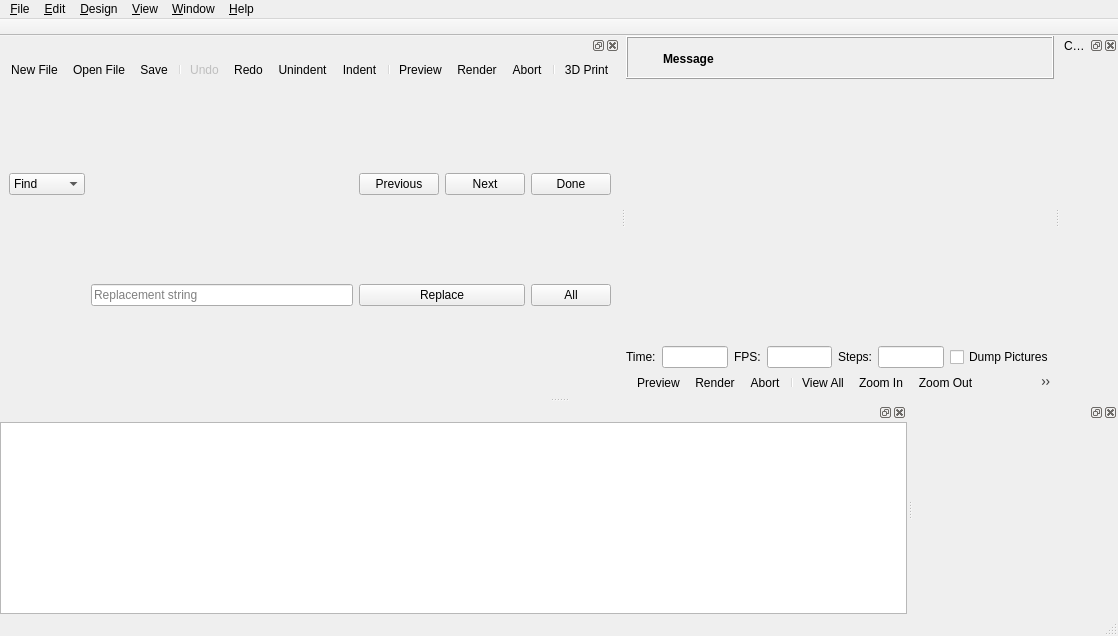
<?xml version="1.0" encoding="UTF-8"?>
<ui version="4.0">
 <class>MainWindow</class>
 <widget class="QMainWindow" name="MainWindow">
  <property name="geometry">
   <rect>
    <x>0</x>
    <y>0</y>
    <width>1118</width>
    <height>636</height>
   </rect>
  </property>
  <widget class="QWidget" name="centralwidget">
   <layout class="QVBoxLayout" name="verticalLayout_2">
    <property name="spacing">
     <number>0</number>
    </property>
    <property name="leftMargin">
     <number>0</number>
    </property>
    <property name="topMargin">
     <number>0</number>
    </property>
    <property name="rightMargin">
     <number>0</number>
    </property>
    <property name="bottomMargin">
     <number>0</number>
    </property>
    <item>
     <widget class="QWidget" name="mainWidget" native="true">
      <property name="sizePolicy">
       <sizepolicy hsizetype="Expanding" vsizetype="Expanding">
        <horstretch>0</horstretch>
        <verstretch>0</verstretch>
       </sizepolicy>
      </property>
      <layout class="QVBoxLayout" name="verticalLayout_3">
       <property name="spacing">
        <number>0</number>
       </property>
       <property name="leftMargin">
        <number>0</number>
       </property>
       <property name="topMargin">
        <number>0</number>
       </property>
       <property name="rightMargin">
        <number>0</number>
       </property>
       <property name="bottomMargin">
        <number>0</number>
       </property>
       <item>
        <widget class="QFrame" name="frameCompileResult">
         <property name="frameShape">
          <enum>QFrame::Box</enum>
         </property>
         <property name="frameShadow">
          <enum>QFrame::Raised</enum>
         </property>
         <layout class="QGridLayout" name="gridLayoutCompileResult">
          <property name="leftMargin">
           <number>6</number>
          </property>
          <property name="topMargin">
           <number>6</number>
          </property>
          <property name="rightMargin">
           <number>6</number>
          </property>
          <property name="bottomMargin">
           <number>4</number>
          </property>
          <property name="horizontalSpacing">
           <number>4</number>
          </property>
          <item row="0" column="1">
           <widget class="QLabel" name="labelCompileResultMessage">
            <property name="sizePolicy">
             <sizepolicy hsizetype="Preferred" vsizetype="Preferred">
              <horstretch>1</horstretch>
              <verstretch>0</verstretch>
             </sizepolicy>
            </property>
            <property name="font">
             <font>
              <weight>75</weight>
              <bold>true</bold>
             </font>
            </property>
            <property name="text">
             <string>Message</string>
            </property>
            <property name="wordWrap">
             <bool>true</bool>
            </property>
           </widget>
          </item>
          <item row="0" column="2">
           <widget class="QToolButton" name="toolButtonCompileResultClose">
            <property name="styleSheet">
             <string notr="true"/>
            </property>
            <property name="text">
             <string/>
            </property>
            <property name="icon">
             <iconset resource="../openscad.qrc">
              <normaloff>:/icons/close.png</normaloff>:/icons/close.png</iconset>
            </property>
            <property name="iconSize">
             <size>
              <width>22</width>
              <height>22</height>
             </size>
            </property>
            <property name="toolButtonStyle">
             <enum>Qt::ToolButtonIconOnly</enum>
            </property>
            <property name="autoRaise">
             <bool>true</bool>
            </property>
           </widget>
          </item>
          <item row="0" column="0">
           <widget class="QToolButton" name="toolButtonCompileResultIcon">
            <property name="styleSheet">
             <string notr="true">QToolButton { border: none; }</string>
            </property>
            <property name="text">
             <string/>
            </property>
            <property name="icon">
             <iconset resource="../openscad.qrc">
              <normaloff>:/icons/information-icons-error.png</normaloff>:/icons/information-icons-error.png</iconset>
            </property>
            <property name="iconSize">
             <size>
              <width>22</width>
              <height>22</height>
             </size>
            </property>
            <property name="autoRaise">
             <bool>false</bool>
            </property>
           </widget>
          </item>
         </layout>
        </widget>
       </item>
       <item>
        <widget class="QGLView" name="qglview" native="true">
         <property name="sizePolicy">
          <sizepolicy hsizetype="Expanding" vsizetype="Expanding">
           <horstretch>0</horstretch>
           <verstretch>0</verstretch>
          </sizepolicy>
         </property>
         <property name="minimumSize">
          <size>
           <width>200</width>
           <height>100</height>
          </size>
         </property>
        </widget>
       </item>
       <item>
        <widget class="QFrame" name="animate_panel">
         <property name="enabled">
          <bool>true</bool>
         </property>
         <property name="frameShape">
          <enum>QFrame::NoFrame</enum>
         </property>
         <property name="frameShadow">
          <enum>QFrame::Raised</enum>
         </property>
         <property name="lineWidth">
          <number>0</number>
         </property>
         <layout class="QHBoxLayout" name="horizontalLayoutAnimate">
          <property name="leftMargin">
           <number>0</number>
          </property>
          <property name="topMargin">
           <number>0</number>
          </property>
          <property name="rightMargin">
           <number>0</number>
          </property>
          <property name="bottomMargin">
           <number>0</number>
          </property>
          <item>
           <widget class="QLabel" name="label_time">
            <property name="text">
             <string>Time:</string>
            </property>
           </widget>
          </item>
          <item>
           <widget class="QLineEdit" name="e_tval"/>
          </item>
          <item>
           <widget class="QLabel" name="label_fps">
            <property name="text">
             <string>FPS:</string>
            </property>
           </widget>
          </item>
          <item>
           <widget class="QLineEdit" name="e_fps"/>
          </item>
          <item>
           <widget class="QLabel" name="label_steps">
            <property name="text">
             <string>Steps:</string>
            </property>
           </widget>
          </item>
          <item>
           <widget class="QLineEdit" name="e_fsteps"/>
          </item>
          <item>
           <widget class="QCheckBox" name="e_dump">
            <property name="text">
             <string>Dump Pictures</string>
            </property>
           </widget>
          </item>
         </layout>
        </widget>
       </item>
       <item>
        <widget class="QToolBar" name="viewerToolBar">
         <addaction name="designActionPreview"/>
         <addaction name="designActionRender"/>
         <addaction name="designActionAbort"/>
         <addaction name="separator"/>
         <addaction name="viewActionViewAll"/>
         <addaction name="viewActionZoomIn"/>
         <addaction name="viewActionZoomOut"/>
         <addaction name="viewActionResetView"/>
         <addaction name="separator"/>
         <addaction name="viewActionRight"/>
         <addaction name="viewActionLeft"/>
         <addaction name="viewActionBack"/>
         <addaction name="viewActionFront"/>
         <addaction name="viewActionTop"/>
         <addaction name="viewActionBottom"/>
         <addaction name="separator"/>
         <addaction name="viewActionPerspective"/>
         <addaction name="viewActionOrthogonal"/>
         <addaction name="separator"/>
         <addaction name="viewActionShowAxes"/>
         <addaction name="viewActionShowScaleProportional"/>
         <addaction name="viewActionShowEdges"/>
        </widget>
       </item>
      </layout>
      <zorder>animate_panel</zorder>
      <zorder>qglview</zorder>
      <zorder>viewerToolBar</zorder>
      <zorder>frameCompileResult</zorder>
     </widget>
    </item>
   </layout>
  </widget>
  <widget class="QMenuBar" name="menubar">
   <property name="geometry">
    <rect>
     <x>0</x>
     <y>0</y>
     <width>1118</width>
     <height>22</height>
    </rect>
   </property>
   <widget class="QMenu" name="menu_File">
    <property name="title">
     <string>&amp;File</string>
    </property>
    <widget class="QMenu" name="menuOpenRecent">
     <property name="title">
      <string>Recen&amp;t Files</string>
     </property>
    </widget>
    <widget class="QMenu" name="menuExamples">
     <property name="title">
      <string>&amp;Examples</string>
     </property>
    </widget>
    <widget class="QMenu" name="menuExport">
     <property name="title">
      <string>E&amp;xport</string>
     </property>
     <addaction name="fileActionExportSTL"/>
     <addaction name="fileActionExportOBJ"/>
     <addaction name="fileActionExportOFF"/>
     <addaction name="fileActionExportWRL"/>
     <addaction name="fileActionExportAMF"/>
     <addaction name="fileActionExport3MF"/>
     <addaction name="fileActionExportDXF"/>
     <addaction name="fileActionExportSVG"/>
     <addaction name="fileActionExportCSG"/>
     <addaction name="fileActionExportPDF"/>
     <addaction name="separator"/>
     <addaction name="fileActionExportImage"/>
    </widget>
    <addaction name="fileActionNew"/>
    <addaction name="fileActionOpen"/>
    <addaction name="menuOpenRecent"/>
    <addaction name="menuExamples"/>
    <addaction name="fileActionReload"/>
    <addaction name="separator"/>
    <addaction name="fileActionNewWindow"/>
    <addaction name="fileActionOpenWindow"/>
    <addaction name="fileActionClose"/>
    <addaction name="separator"/>
    <addaction name="fileActionSave"/>
    <addaction name="fileActionSaveAs"/>
    <addaction name="fileActionSaveAll"/>
    <addaction name="separator"/>
    <addaction name="menuExport"/>
    <addaction name="separator"/>
    <addaction name="fileShowLibraryFolder"/>
    <addaction name="separator"/>
    <addaction name="fileActionQuit"/>
   </widget>
   <widget class="QMenu" name="menu_Edit">
    <property name="title">
     <string>&amp;Edit</string>
    </property>
    <addaction name="editActionUndo"/>
    <addaction name="editActionRedo"/>
    <addaction name="separator"/>
    <addaction name="editActionCut"/>
    <addaction name="editActionCopy"/>
    <addaction name="editActionPaste"/>
    <addaction name="separator"/>
    <addaction name="editActionIndent"/>
    <addaction name="editActionUnindent"/>
    <addaction name="editActionComment"/>
    <addaction name="editActionUncomment"/>
    <addaction name="editActionConvertTabsToSpaces"/>
    <addaction name="editActionToggleBookmark"/>
    <addaction name="editActionNextBookmark"/>
    <addaction name="editActionPrevBookmark"/>
    <addaction name="separator"/>
    <addaction name="editActionNextTab"/>
    <addaction name="editActionPrevTab"/>
    <addaction name="separator"/>
    <addaction name="editActionCopyViewport"/>
    <addaction name="editActionCopyVPT"/>
    <addaction name="editActionCopyVPR"/>
    <addaction name="editActionCopyVPD"/>
    <addaction name="editActionCopyVPF"/>
    <addaction name="separator"/>
    <addaction name="editActionFind"/>
    <addaction name="editActionFindAndReplace"/>
    <addaction name="editActionFindNext"/>
    <addaction name="editActionFindPrevious"/>
    <addaction name="editActionUseSelectionForFind"/>
    <addaction name="separator"/>
    <addaction name="editActionJumpToNextError"/>
    <addaction name="separator"/>
    <addaction name="editActionZoomTextIn"/>
    <addaction name="editActionZoomTextOut"/>
    <addaction name="editActionPreferences"/>
   </widget>
   <widget class="QMenu" name="menu_Design">
    <property name="title">
     <string>&amp;Design</string>
    </property>
    <addaction name="designActionAutoReload"/>
    <addaction name="designActionReloadAndPreview"/>
    <addaction name="designActionPreview"/>
    <addaction name="designActionRender"/>
    <addaction name="designActionAbort"/>
    <addaction name="designAction3DPrint"/>
    <addaction name="separator"/>
    <addaction name="designCheckValidity"/>
    <addaction name="designActionDisplayAST"/>
    <addaction name="designActionDisplayCSGTree"/>
    <addaction name="designActionDisplayCSGProducts"/>
    <addaction name="separator"/>
    <addaction name="designActionFlushCaches"/>
   </widget>
   <widget class="QMenu" name="menu_View">
    <property name="title">
     <string>&amp;View</string>
    </property>
    <addaction name="viewActionPreview"/>
    <addaction name="viewActionSurfaces"/>
    <addaction name="viewActionWireframe"/>
    <addaction name="viewActionThrownTogether"/>
    <addaction name="separator"/>
    <addaction name="viewActionShowEdges"/>
    <addaction name="viewActionShowAxes"/>
    <addaction name="viewActionShowScaleProportional"/>
    <addaction name="viewActionShowCrosshairs"/>
    <addaction name="viewActionAnimate"/>
    <addaction name="separator"/>
    <addaction name="viewActionTop"/>
    <addaction name="viewActionBottom"/>
    <addaction name="viewActionLeft"/>
    <addaction name="viewActionRight"/>
    <addaction name="viewActionFront"/>
    <addaction name="viewActionBack"/>
    <addaction name="viewActionDiagonal"/>
    <addaction name="viewActionCenter"/>
    <addaction name="viewActionViewAll"/>
    <addaction name="viewActionResetView"/>
    <addaction name="separator"/>
    <addaction name="viewActionZoomIn"/>
    <addaction name="viewActionZoomOut"/>
    <addaction name="separator"/>
    <addaction name="viewActionPerspective"/>
    <addaction name="viewActionOrthogonal"/>
    <addaction name="separator"/>
    <addaction name="viewActionHideEditorToolBar"/>
    <addaction name="viewActionHide3DViewToolBar"/>
   </widget>
   <widget class="QMenu" name="menuHelp">
    <property name="title">
     <string>&amp;Help</string>
    </property>
    <addaction name="helpActionAbout"/>
    <addaction name="helpActionHomepage"/>
    <addaction name="helpActionManual"/>
    <addaction name="helpActionOfflineManual"/>
    <addaction name="helpActionCheatSheet"/>
    <addaction name="helpActionOfflineCheatSheet"/>
    <addaction name="helpActionLibraryInfo"/>
    <addaction name="helpActionFontInfo"/>
   </widget>
   <widget class="QMenu" name="menuWindow">
    <property name="title">
     <string>&amp;Window</string>
    </property>
    <addaction name="windowActionSelectEditor"/>
    <addaction name="windowActionSelectConsole"/>
    <addaction name="windowActionSelectErrorLog"/>
    <addaction name="windowActionSelectCustomizer"/>
    <addaction name="separator"/>
    <addaction name="windowActionNextWindow"/>
    <addaction name="windowActionPreviousWindow"/>
    <addaction name="separator"/>
    <addaction name="windowActionHideEditor"/>
    <addaction name="windowActionHideConsole"/>
    <addaction name="windowActionHideErrorLog"/>
    <addaction name="windowActionHideCustomizer"/>
   </widget>
   <addaction name="menu_File"/>
   <addaction name="menu_Edit"/>
   <addaction name="menu_Design"/>
   <addaction name="menu_View"/>
   <addaction name="menuWindow"/>
   <addaction name="menuHelp"/>
  </widget>
  <widget class="QToolBar" name="tabToolBar">
   <property name="windowTitle">
    <string>Tabs</string>
   </property>
   <property name="movable">
    <bool>false</bool>
   </property>
   <property name="floatable">
    <bool>false</bool>
   </property>
   <attribute name="toolBarArea">
    <enum>TopToolBarArea</enum>
   </attribute>
   <attribute name="toolBarBreak">
    <bool>false</bool>
   </attribute>
       <widget class="QWidget" name="tabToolBarContents">
    <property name="sizePolicy">
     <sizepolicy hsizetype="Expanding" vsizetype="Expanding">
      <horstretch>0</horstretch>
      <verstretch>0</verstretch>
     </sizepolicy>
    </property>
    <layout class="QVBoxLayout" name="verticalLayout_1">
     <property name="spacing">
      <number>0</number>
     </property>
     <property name="leftMargin">
      <number>0</number>
     </property>
     <property name="topMargin">
      <number>0</number>
     </property>
     <property name="rightMargin">
      <number>0</number>
     </property>
     <property name="bottomMargin">
      <number>0</number>
     </property>
   </layout>
   </widget>
  </widget>
  <widget class="QStatusBar" name="statusbar">
   <property name="maximumSize">
    <size>
     <width>16777215</width>
     <height>23</height>
    </size>
   </property>
  </widget>
  <widget class="Dock" name="editorDock">
   <attribute name="dockWidgetArea">
    <number>1</number>
   </attribute>
   <widget class="QWidget" name="editorDockContents">
    <layout class="QVBoxLayout" name="verticalLayout">
     <property name="spacing">
      <number>0</number>
     </property>
     <property name="leftMargin">
      <number>0</number>
     </property>
     <property name="topMargin">
      <number>0</number>
     </property>
     <property name="rightMargin">
      <number>0</number>
     </property>
     <property name="bottomMargin">
      <number>0</number>
     </property>
     <item>
      <widget class="QToolBar" name="editortoolbar">
       <addaction name="fileActionNew"/>
       <addaction name="fileActionOpen"/>
       <addaction name="fileActionSave"/>
       <addaction name="separator"/>
       <addaction name="editActionUndo"/>
       <addaction name="editActionRedo"/>
       <addaction name="editActionUnindent"/>
       <addaction name="editActionIndent"/>
       <addaction name="separator"/>
       <addaction name="designActionPreview"/>
       <addaction name="designActionRender"/>
       <addaction name="designActionAbort"/>
       <addaction name="separator"/>
       <addaction name="designAction3DPrint"/>
      </widget>
     </item>
     <item>
      <widget class="QFrame" name="find_panel">
       <property name="enabled">
        <bool>true</bool>
       </property>
       <property name="sizePolicy">
        <sizepolicy hsizetype="Preferred" vsizetype="Minimum">
         <horstretch>0</horstretch>
         <verstretch>0</verstretch>
        </sizepolicy>
       </property>
       <property name="frameShape">
        <enum>QFrame::NoFrame</enum>
       </property>
       <property name="frameShadow">
        <enum>QFrame::Raised</enum>
       </property>
       <property name="lineWidth">
        <number>0</number>
       </property>
       <layout class="QGridLayout" name="gridLayout">
        <property name="topMargin">
         <number>0</number>
        </property>
        <property name="bottomMargin">
         <number>0</number>
        </property>
        <property name="verticalSpacing">
         <number>0</number>
        </property>
        <item row="0" column="0">
         <widget class="QComboBox" name="findTypeComboBox">
          <item>
           <property name="text">
            <string>Find</string>
           </property>
          </item>
          <item>
           <property name="text">
            <string>Replace</string>
           </property>
          </item>
         </widget>
        </item>
        <item row="0" column="1">
         <widget class="QWordSearchField" name="findInputField">
          <property name="placeholderText" stdset="0">
           <string>Search string</string>
          </property>
         </widget>
        </item>
        <item row="0" column="2">
         <widget class="QPushButton" name="findPrevButton">
          <property name="text">
           <string>Previous</string>
          </property>
         </widget>
        </item>
        <item row="0" column="3">
         <widget class="QPushButton" name="findNextButton">
          <property name="text">
           <string>Next</string>
          </property>
         </widget>
        </item>
        <item row="0" column="4">
         <widget class="QPushButton" name="cancelButton">
          <property name="text">
           <string>Done</string>
          </property>
         </widget>
        </item>
        <item row="1" column="1">
         <widget class="QLineEdit" name="replaceInputField">
          <property name="placeholderText">
           <string>Replacement string</string>
          </property>
         </widget>
        </item>
        <item row="1" column="2" colspan="2">
         <widget class="QPushButton" name="replaceButton">
          <property name="text">
           <string>Replace</string>
          </property>
         </widget>
        </item>
        <item row="1" column="4">
         <widget class="QPushButton" name="replaceAllButton">
          <property name="text">
           <string>All</string>
          </property>
         </widget>
        </item>
       </layout>
      </widget>
     </item>
    </layout>
   </widget>
   <addaction name="editActionRedo_2"/>
  </widget>
  <widget class="Dock" name="consoleDock">
   <attribute name="dockWidgetArea">
    <number>8</number>
   </attribute>
   <widget class="QWidget" name="consoleDockContents">
    <property name="focusPolicy">
     <enum>Qt::NoFocus</enum>
    </property>
    <layout class="QVBoxLayout" name="verticalLayout_5">
     <property name="leftMargin">
      <number>0</number>
     </property>
     <property name="topMargin">
      <number>0</number>
     </property>
     <property name="rightMargin">
      <number>0</number>
     </property>
     <property name="bottomMargin">
      <number>0</number>
     </property>
     <item>
      <widget class="Console" name="console">
       <property name="minimumSize">
        <size>
         <width>10</width>
         <height>10</height>
        </size>
       </property>
       <property name="focusPolicy">
        <enum>Qt::StrongFocus</enum>
       </property>
       <property name="readOnly">
        <bool>true</bool>
       </property>
      </widget>
     </item>
    </layout>
   </widget>
  </widget>
  <widget class="Dock" name="parameterDock">
   <property name="windowTitle">
    <string>Customizer Widget</string>
   </property>
   <attribute name="dockWidgetArea">
    <number>2</number>
   </attribute>
  </widget>
  <widget class="Dock" name="errorLogDock">
   <attribute name="dockWidgetArea">
    <number>8</number>
   </attribute>
   <widget class="QWidget" name="errorLogDockContents">
    <property name="focusPolicy">
     <enum>Qt::StrongFocus</enum>
    </property>
    <layout class="QVBoxLayout" name="verticalLayout_6">
     <property name="leftMargin">
      <number>0</number>
     </property>
     <property name="topMargin">
      <number>0</number>
     </property>
     <property name="rightMargin">
      <number>0</number>
     </property>
     <property name="bottomMargin">
      <number>0</number>
     </property>
     <item>
      <widget class="ErrorLog" name="errorLogWidget" native="true">
       <property name="minimumSize">
        <size>
         <width>10</width>
         <height>10</height>
        </size>
       </property>
      </widget>
     </item>
    </layout>
   </widget>
  </widget>
  <action name="fileActionNew">
   <property name="text">
    <string>&amp;New File</string>
   </property>
   <property name="shortcut">
    <string>Ctrl+N</string>
   </property>
  </action>
  <action name="fileActionNewWindow">
   <property name="text">
    <string>New Window</string>
   </property>
  </action>
  <action name="fileActionOpen">
   <property name="text">
    <string>&amp;Open File</string>
   </property>
   <property name="shortcut">
    <string>Ctrl+O</string>
   </property>
  </action>
  <action name="fileActionOpenWindow">
   <property name="text">
    <string>Open in New Window</string>
   </property>
  </action>
  <action name="fileActionSave">
   <property name="text">
    <string>&amp;Save</string>
   </property>
   <property name="shortcut">
    <string>Ctrl+S</string>
   </property>
  </action>
  <action name="fileActionSaveAs">
   <property name="text">
    <string>Save &amp;As...</string>
   </property>
   <property name="shortcut">
    <string>Ctrl+Shift+S</string>
   </property>
  </action>
  <action name="fileActionSaveAll">
   <property name="text">
    <string>Save All</string>
   </property>
  </action>
  <action name="fileActionReload">
   <property name="text">
    <string>&amp;Reload</string>
   </property>
   <property name="shortcut">
    <string>Ctrl+R</string>
   </property>
  </action>
  <action name="fileActionQuit">
   <property name="text">
    <string>&amp;Quit</string>
   </property>
   <property name="shortcut">
    <string>Ctrl+Q</string>
   </property>
   <property name="menuRole">
    <enum>QAction::QuitRole</enum>
   </property>
  </action>
  <action name="editActionUndo">
   <property name="enabled">
    <bool>false</bool>
   </property>
   <property name="text">
    <string>&amp;Undo</string>
   </property>
   <property name="shortcut">
    <string>Ctrl+Z</string>
   </property>
   <property name="shortcutContext">
    <enum>Qt::WidgetWithChildrenShortcut</enum>
   </property>
  </action>
  <action name="editActionRedo">
   <property name="text">
    <string>&amp;Redo</string>
   </property>
   <property name="shortcut">
    <string>Ctrl+Shift+Z</string>
   </property>
   <property name="shortcutContext">
    <enum>Qt::WidgetWithChildrenShortcut</enum>
   </property>
  </action>
  <action name="editActionRedo_2">
   <property name="shortcut">
    <string>Ctrl+Y</string>
   </property>
   <property name="shortcutContext">
    <enum>Qt::WidgetWithChildrenShortcut</enum>
   </property>
  </action>
  <action name="editActionCut">
   <property name="text">
    <string>Cu&amp;t</string>
   </property>
   <property name="shortcut">
    <string>Ctrl+X</string>
   </property>
   <property name="shortcutContext">
    <enum>Qt::WidgetWithChildrenShortcut</enum>
   </property>
  </action>
  <action name="editActionCopy">
   <property name="text">
    <string>&amp;Copy</string>
   </property>
   <property name="shortcut">
    <string>Ctrl+C</string>
   </property>
   <property name="shortcutContext">
    <enum>Qt::WidgetWithChildrenShortcut</enum>
   </property>
  </action>
  <action name="editActionPaste">
   <property name="text">
    <string>&amp;Paste</string>
   </property>
   <property name="shortcut">
    <string>Ctrl+V</string>
   </property>
   <property name="shortcutContext">
    <enum>Qt::WidgetWithChildrenShortcut</enum>
   </property>
  </action>
  <action name="editActionIndent">
   <property name="text">
    <string>&amp;Indent</string>
   </property>
   <property name="shortcut">
    <string>Ctrl+I</string>
   </property>
  </action>
  <action name="editActionComment">
   <property name="text">
    <string>C&amp;omment</string>
   </property>
   <property name="shortcut">
    <string>Ctrl+D</string>
   </property>
  </action>
  <action name="editActionUncomment">
   <property name="text">
    <string>Unco&amp;mment</string>
   </property>
   <property name="shortcut">
    <string>Ctrl+Shift+D</string>
   </property>
  </action>
  <action name="editActionNextTab">
   <property name="text">
    <string>Show Next Tab</string>
   </property>
   <property name="shortcut">
    <string>Ctrl+Tab</string>
   </property>
  </action>
  <action name="editActionPrevTab">
   <property name="text">
    <string>Show Previous Tab</string>
   </property>
   <property name="shortcut">
    <string>Ctrl+Shift+Tab</string>
   </property>
  </action>
  <action name="editActionCopyViewport">
   <property name="text">
    <string>Copy viewport ima&amp;ge</string>
   </property>
   <property name="shortcut">
    <string>Ctrl+Shift+C</string>
   </property>
  </action>
  <action name="editActionCopyVPT">
   <property name="text">
    <string>Copy viewport transl&amp;ation</string>
   </property>
   <property name="shortcut">
    <string>Ctrl+T</string>
   </property>
  </action>
  <action name="editActionCopyVPR">
   <property name="text">
    <string>Cop&amp;y viewport rotation</string>
   </property>
  </action>
  <action name="editActionCopyVPD">
   <property name="text">
    <string>Copy vie&amp;wport distance</string>
   </property>
  </action>
  <action name="editActionCopyVPF">
   <property name="text">
    <string>Copy vie&amp;wport fov</string>
   </property>
  </action>
  <action name="editActionZoomTextIn">
   <property name="text">
    <string>Increase Font &amp;Size</string>
   </property>
   <property name="shortcut">
    <string>Ctrl++</string>
   </property>
  </action>
  <action name="editActionZoomTextOut">
   <property name="text">
    <string>Decrease Font Si&amp;ze</string>
   </property>
   <property name="shortcut">
    <string>Ctrl+-</string>
   </property>
  </action>
  <action name="windowActionHideEditor">
   <property name="checkable">
    <bool>true</bool>
   </property>
   <property name="text">
    <string>Hide Editor</string>
   </property>
  </action>
  <action name="designActionReloadAndPreview">
   <property name="text">
    <string>&amp;Reload and Preview</string>
   </property>
   <property name="shortcut">
    <string>F4</string>
   </property>
  </action>
  <action name="designActionPreview">
   <property name="text">
    <string>&amp;Preview</string>
   </property>
   <property name="shortcut">
    <string>F5</string>
   </property>
  </action>
  <action name="designActionAbort">
   <property name="text">
    <string>&amp;Abort</string>
   </property>
   <property name="shortcut">
    <string>ESC</string>
   </property>
  </action>
  <action name="designActionRender">
   <property name="text">
    <string>R&amp;ender</string>
   </property>
   <property name="shortcut">
    <string>F6</string>
   </property>
  </action>
  <action name="designAction3DPrint">
   <property name="text">
    <string>&amp;3D Print</string>
   </property>
   <property name="shortcut">
    <string>F8</string>
   </property>
  </action>
  <action name="designCheckValidity">
   <property name="text">
    <string>&amp;Check Validity</string>
   </property>
  </action>
  <action name="designActionDisplayAST">
   <property name="text">
    <string>Display A&amp;ST...</string>
   </property>
  </action>
  <action name="designActionDisplayCSGTree">
   <property name="text">
    <string>Display CSG &amp;Tree...</string>
   </property>
  </action>
  <action name="designActionDisplayCSGProducts">
   <property name="text">
    <string>Display CSG Pr&amp;oducts...</string>
   </property>
  </action>
  <action name="fileActionExportSTL">
   <property name="text">
    <string>Export as &amp;STL...</string>
   </property>
   <property name="shortcut">
    <string>F7</string>
   </property>
  </action>
  <action name="fileActionExportOBJ">
   <property name="text">
    <string>Export as &amp;OBJ...</string>
   </property>
  </action>
  <action name="fileActionExportOFF">
   <property name="text">
    <string>Export as &amp;OFF...</string>
   </property>
  </action>
  <action name="fileActionExportWRL">
   <property name="text">
    <string>Export as &amp;WRL...</string>
   </property>
  </action>
  <action name="viewActionPreview">
   <property name="checkable">
    <bool>true</bool>
   </property>
   <property name="text">
    <string>Preview</string>
   </property>
   <property name="shortcut">
    <string>F9</string>
   </property>
  </action>
  <action name="viewActionSurfaces">
   <property name="checkable">
    <bool>true</bool>
   </property>
   <property name="text">
    <string>Surfaces</string>
   </property>
   <property name="shortcut">
    <string>F10</string>
   </property>
  </action>
  <action name="viewActionWireframe">
   <property name="checkable">
    <bool>true</bool>
   </property>
   <property name="text">
    <string>Wireframe</string>
   </property>
   <property name="shortcut">
    <string>F11</string>
   </property>
  </action>
  <action name="viewActionThrownTogether">
   <property name="checkable">
    <bool>true</bool>
   </property>
   <property name="text">
    <string>Thrown Together</string>
   </property>
   <property name="shortcut">
    <string>F12</string>
   </property>
  </action>
  <action name="viewActionShowEdges">
   <property name="checkable">
    <bool>true</bool>
   </property>
   <property name="text">
    <string>Show Edges</string>
   </property>
   <property name="shortcut">
    <string>Ctrl+1</string>
   </property>
  </action>
  <action name="viewActionShowAxes">
   <property name="checkable">
    <bool>true</bool>
   </property>
   <property name="text">
    <string>Show Axes</string>
   </property>
   <property name="shortcut">
    <string>Ctrl+2</string>
   </property>
  </action>
  <action name="viewActionShowCrosshairs">
   <property name="checkable">
    <bool>true</bool>
   </property>
   <property name="text">
    <string>Show Crosshairs</string>
   </property>
   <property name="shortcut">
    <string>Ctrl+3</string>
   </property>
  </action>
  <action name="viewActionShowScaleProportional">
   <property name="checkable">
    <bool>true</bool>
   </property>
   <property name="text">
    <string>Show Scale Markers</string>
   </property>
  </action>
  <action name="viewActionAnimate">
   <property name="checkable">
    <bool>true</bool>
   </property>
   <property name="text">
    <string>Animate</string>
   </property>
  </action>
  <action name="viewActionTop">
   <property name="text">
    <string>&amp;Top</string>
   </property>
   <property name="shortcut">
    <string>Ctrl+4</string>
   </property>
  </action>
  <action name="viewActionBottom">
   <property name="text">
    <string>&amp;Bottom</string>
   </property>
   <property name="shortcut">
    <string>Ctrl+5</string>
   </property>
  </action>
  <action name="viewActionLeft">
   <property name="text">
    <string>&amp;Left</string>
   </property>
   <property name="shortcut">
    <string>Ctrl+6</string>
   </property>
  </action>
  <action name="viewActionRight">
   <property name="text">
    <string>&amp;Right</string>
   </property>
   <property name="shortcut">
    <string>Ctrl+7</string>
   </property>
  </action>
  <action name="viewActionFront">
   <property name="text">
    <string>&amp;Front</string>
   </property>
   <property name="shortcut">
    <string>Ctrl+8</string>
   </property>
  </action>
  <action name="viewActionBack">
   <property name="text">
    <string>Bac&amp;k</string>
   </property>
   <property name="shortcut">
    <string>Ctrl+9</string>
   </property>
  </action>
  <action name="viewActionDiagonal">
   <property name="text">
    <string>&amp;Diagonal</string>
   </property>
   <property name="shortcut">
    <string>Ctrl+0</string>
   </property>
  </action>
  <action name="viewActionCenter">
   <property name="text">
    <string>Ce&amp;nter</string>
   </property>
   <property name="shortcut">
    <string>Ctrl+Shift+0</string>
   </property>
  </action>
  <action name="viewActionPerspective">
   <property name="checkable">
    <bool>true</bool>
   </property>
   <property name="text">
    <string>&amp;Perspective</string>
   </property>
  </action>
  <action name="viewActionOrthogonal">
   <property name="checkable">
    <bool>true</bool>
   </property>
   <property name="text">
    <string>&amp;Orthogonal</string>
   </property>
  </action>
  <action name="windowActionHideConsole">
   <property name="checkable">
    <bool>true</bool>
   </property>
   <property name="text">
    <string>Hide Console</string>
   </property>
  </action>
  <action name="helpActionAbout">
   <property name="enabled">
    <bool>true</bool>
   </property>
   <property name="text">
    <string>&amp;About</string>
   </property>
   <property name="menuRole">
    <enum>QAction::AboutRole</enum>
   </property>
  </action>
  <action name="helpActionManual">
   <property name="text">
    <string>&amp;Documentation</string>
   </property>
  </action>
  <action name="helpActionOfflineManual">
   <property name="text">
    <string>&amp;Offline Documentation</string>
   </property>
  </action>
  <action name="helpActionOfflineCheatSheet">
   <property name="text">
    <string>&amp;Offline Cheat Sheet</string>
   </property>
  </action>
  <action name="fileActionClearRecent">
   <property name="text">
    <string>Clear Recent</string>
   </property>
  </action>
  <action name="fileActionExportDXF">
   <property name="text">
    <string>Export as &amp;DXF...</string>
   </property>
  </action>
  <action name="fileActionClose">
   <property name="text">
    <string>&amp;Close</string>
   </property>
   <property name="shortcut">
    <string>Ctrl+W</string>
   </property>
  </action>
  <action name="editActionPreferences">
   <property name="text">
    <string>&amp;Preferences</string>
   </property>
   <property name="menuRole">
    <enum>QAction::PreferencesRole</enum>
   </property>
  </action>
  <action name="editActionFind">
   <property name="text">
    <string>&amp;Find...</string>
   </property>
   <property name="shortcut">
    <string>Ctrl+F</string>
   </property>
  </action>
  <action name="editActionFindAndReplace">
   <property name="text">
    <string>Fin&amp;d and Replace...</string>
   </property>
   <property name="shortcut">
    <string>Ctrl+Alt+F</string>
   </property>
  </action>
  <action name="editActionFindNext">
   <property name="text">
    <string>Find Ne&amp;xt</string>
   </property>
   <property name="shortcut">
    <string>Ctrl+G</string>
   </property>
  </action>
  <action name="editActionFindPrevious">
   <property name="text">
    <string>Find Pre&amp;vious</string>
   </property>
   <property name="shortcut">
    <string>Ctrl+Shift+G</string>
   </property>
  </action>
  <action name="editActionUseSelectionForFind">
   <property name="text">
    <string>Use Se&amp;lection for Find</string>
   </property>
   <property name="shortcut">
    <string>Ctrl+E</string>
   </property>
  </action>
  <action name="editActionJumpToNextError">
   <property name="text">
    <string>Jump to next error</string>
   </property>
   <property name="shortcut">
    <string>Ctrl+Alt+E</string>
   </property>
  </action>
  <action name="designActionFlushCaches">
   <property name="text">
    <string>&amp;Flush Caches</string>
   </property>
  </action>
  <action name="helpActionHomepage">
   <property name="text">
    <string>&amp;OpenSCAD Homepage</string>
   </property>
  </action>
  <action name="designActionAutoReload">
   <property name="checkable">
    <bool>true</bool>
   </property>
   <property name="text">
    <string>&amp;Automatic Reload and Preview</string>
   </property>
  </action>
  <action name="fileActionExportImage">
   <property name="text">
    <string>Export as &amp;Image...</string>
   </property>
  </action>
  <action name="fileActionExportCSG">
   <property name="text">
    <string>Export as &amp;CSG...</string>
   </property>
  </action>
  <action name="helpActionLibraryInfo">
   <property name="text">
    <string>&amp;Library info</string>
   </property>
  </action>
  <action name="fileShowLibraryFolder">
   <property name="text">
    <string>Show &amp;Library Folder...</string>
   </property>
  </action>
  <action name="viewActionResetView">
   <property name="text">
    <string>Reset View</string>
   </property>
  </action>
  <action name="helpActionFontInfo">
   <property name="text">
    <string>&amp;Font List</string>
   </property>
  </action>
  <action name="fileActionExportSVG">
   <property name="text">
    <string>Export as S&amp;VG...</string>
   </property>
  </action>
  <action name="fileActionExportAMF">
   <property name="text">
    <string>Export as &amp;AMF...</string>
   </property>
  </action>
  <action name="fileActionExport3MF">
   <property name="text">
    <string>Export as &amp;3MF...</string>
   </property>
  </action>
  <action name="viewActionZoomIn">
   <property name="text">
    <string>Zoom In</string>
   </property>
   <property name="shortcut">
    <string>Ctrl+]</string>
   </property>
  </action>
  <action name="viewActionZoomOut">
   <property name="text">
    <string>Zoom Out</string>
   </property>
   <property name="shortcut">
    <string>Ctrl+[</string>
   </property>
  </action>
  <action name="viewActionViewAll">
   <property name="text">
    <string>View All</string>
   </property>
   <property name="shortcut">
    <string>Ctrl+Shift+V</string>
   </property>
  </action>
  <action name="editActionConvertTabsToSpaces">
   <property name="text">
    <string>Conv&amp;ert Tabs to Spaces</string>
   </property>
  </action>
  <action name="editActionToggleBookmark">
   <property name="text">
    <string>Toggle Bookmark</string>
   </property>
   <property name="shortcut">
    <string>Ctrl+F2</string>
   </property>
  </action>
  <action name="editActionNextBookmark">
   <property name="text">
    <string>Jump to next bookmark</string>
   </property>
   <property name="shortcut">
    <string>F2</string>
   </property>
  </action>
  <action name="editActionPrevBookmark">
   <property name="text">
    <string>Jump to previous bookmark</string>
   </property>
   <property name="shortcut">
    <string>Shift+F2</string>
   </property>
  </action>
  <action name="viewActionHideEditorToolBar">
   <property name="checkable">
    <bool>true</bool>
   </property>
   <property name="text">
    <string>Hide Editor toolbar</string>
   </property>
  </action>
  <action name="editActionUnindent">
   <property name="text">
    <string>U&amp;nindent</string>
   </property>
   <property name="shortcut">
    <string>Ctrl+Shift+I</string>
   </property>
  </action>
  <action name="helpActionCheatSheet">
   <property name="text">
    <string>&amp;Cheat Sheet</string>
   </property>
  </action>
  <action name="windowActionHideCustomizer">
   <property name="checkable">
    <bool>true</bool>
   </property>
   <property name="checked">
    <bool>true</bool>
   </property>
   <property name="text">
    <string>Hide Customizer</string>
   </property>
  </action>
  <action name="fileActionExportPDF">
   <property name="text">
    <string>Export as PDF...</string>
   </property>
  </action>
  <action name="viewActionHide3DViewToolBar">
   <property name="checkable">
    <bool>true</bool>
   </property>
   <property name="text">
    <string>Hide 3D View toolbar</string>
   </property>
  </action>
  <action name="windowActionHideErrorLog">
   <property name="checkable">
    <bool>true</bool>
   </property>
   <property name="checked">
    <bool>true</bool>
   </property>
   <property name="text">
    <string>Hide Error Log</string>
   </property>
   <property name="toolTip">
    <string>Hide ErrorLog</string>
   </property>
  </action>
  <action name="windowActionSelectEditor">
   <property name="text">
    <string>&amp;Editor</string>
   </property>
  </action>
  <action name="windowActionSelectConsole">
   <property name="text">
    <string>&amp;Console</string>
   </property>
  </action>
  <action name="windowActionSelectCustomizer">
   <property name="text">
    <string>C&amp;ustomizer</string>
   </property>
  </action>
  <action name="windowActionSelectErrorLog">
   <property name="text">
    <string>Error &amp;Log</string>
   </property>
  </action>
  <action name="windowActionNextWindow">
   <property name="text">
    <string>&amp;Next Window</string>
   </property>
  </action>
  <action name="windowActionPreviousWindow">
   <property name="text">
    <string>&amp;Previous Window</string>
   </property>
  </action>
  <action name="editActionInsertTemplate">
   <property name="text">
    <string>Insert Template</string>
   </property>
   <property name="shortcut">
    <string>Alt+Ins</string>
   </property>
  </action>
 </widget>
 <customwidgets>
  <customwidget>
   <class>QGLView</class>
   <extends>QWidget</extends>
   <header>gui/QGLView.h</header>
   <container>1</container>
  </customwidget>
  <customwidget>
   <class>Dock</class>
   <extends>QDockWidget</extends>
   <header>gui/Dock.h</header>
   <container>1</container>
  </customwidget>
  <customwidget>
   <class>ParameterWidget</class>
   <extends>QWidget</extends>
   <header>gui/parameter/ParameterWidget.h</header>
   <container>1</container>
  </customwidget>
  <customwidget>
   <class>QWordSearchField</class>
   <extends>QFrame</extends>
   <header>gui/QWordSearchField.h</header>
   <container>1</container>
  </customwidget>
  <customwidget>
   <class>Console</class>
   <extends>QPlainTextEdit</extends>
   <header>gui/Console.h</header>
  </customwidget>
  <customwidget>
   <class>ErrorLog</class>
   <extends>QWidget</extends>
   <header>gui/ErrorLog.h</header>
   <container>1</container>
  </customwidget>
 </customwidgets>
 <resources>
  <include location="../openscad.qrc"/>
 </resources>
 <connections/>
</ui>
